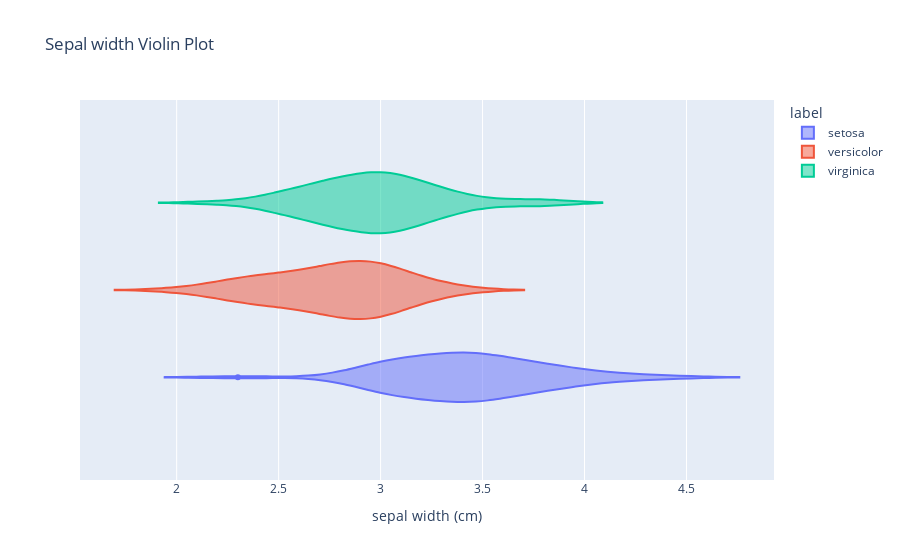

The notebook cell saved with this chart:
### Code cell
sepal_width_violin_plot = px.violin(
    df, x="sepal width (cm)",
    color = "label",
    title = "Sepal width Violin Plot"
)
sepal_width_violin_plot.show()

### Figure 1 — Plotly figure (JSON) as saved in the notebook; plotly's stock layout.template omitted (floating-point values rounded to 4 significant figures)
{"data": [{"alignmentgroup": "True", "box": {"visible": false}, "hovertemplate": "label=setosa<br>sepal width (cm)=%{x}<extra></extra>", "legendgroup": "setosa", "marker": {"color": "#636efa"}, "name": "setosa", "offsetgroup": "setosa", "orientation": "h", "scalegroup": "True", "showlegend": true, "type": "violin", "x": [3.5, 3, 3.2, 3.1, 3.6, 3.9, 3.4, 3.4, 2.9, 3.1, 3.7, 3.4, 3, 3, 4, 4.4, 3.9, 3.5, 3.8, 3.8, 3.4, 3.7, 3.6, 3.3, 3.4, 3, 3.4, 3.5, 3.4, 3.2, 3.1, 3.4, 4.1, 4.2, 3.1, 3.2, 3.5, 3.6, 3, 3.4, 3.5, 2.3, 3.2, 3.5, 3.8, 3, 3.8, 3.2, 3.7, 3.3], "x0": " ", "xaxis": "x", "y0": " ", "yaxis": "y"}, {"alignmentgroup": "True", "box": {"visible": false}, "hovertemplate": "label=versicolor<br>sepal width (cm)=%{x}<extra></extra>", "legendgroup": "versicolor", "marker": {"color": "#EF553B"}, "name": "versicolor", "offsetgroup": "versicolor", "orientation": "h", "scalegroup": "True", "showlegend": true, "type": "violin", "x": [3.2, 3.2, 3.1, 2.3, 2.8, 2.8, 3.3, 2.4, 2.9, 2.7, 2, 3, 2.2, 2.9, 2.9, 3.1, 3, 2.7, 2.2, 2.5, 3.2, 2.8, 2.5, 2.8, 2.9, 3, 2.8, 3, 2.9, 2.6, 2.4, 2.4, 2.7, 2.7, 3, 3.4, 3.1, 2.3, 3, 2.5, 2.6, 3, 2.6, 2.3, 2.7, 3, 2.9, 2.9, 2.5, 2.8], "x0": " ", "xaxis": "x", "y0": " ", "yaxis": "y"}, {"alignmentgroup": "True", "box": {"visible": false}, "hovertemplate": "label=virginica<br>sepal width (cm)=%{x}<extra></extra>", "legendgroup": "virginica", "marker": {"color": "#00cc96"}, "name": "virginica", "offsetgroup": "virginica", "orientation": "h", "scalegroup": "True", "showlegend": true, "type": "violin", "x": [3.3, 2.7, 3, 2.9, 3, 3, 2.5, 2.9, 2.5, 3.6, 3.2, 2.7, 3, 2.5, 2.8, 3.2, 3, 3.8, 2.6, 2.2, 3.2, 2.8, 2.8, 2.7, 3.3, 3.2, 2.8, 3, 2.8, 3, 2.8, 3.8, 2.8, 2.8, 2.6, 3, 3.4, 3.1, 3, 3.1, 3.1, 3.1, 2.7, 3.2, 3.3, 3, 2.5, 3, 3.4, 3], "x0": " ", "xaxis": "x", "y0": " ", "yaxis": "y"}], "layout": {"legend": {"title": {"text": "label"}, "tracegroupgap": 0}, "title": {"text": "Sepal width Violin Plot"}, "violinmode": "group", "xaxis": {"anchor": "y", "domain": [0, 1], "title": {"text": "sepal width (cm)"}}, "yaxis": {"anchor": "x", "domain": [0, 1]}}}
